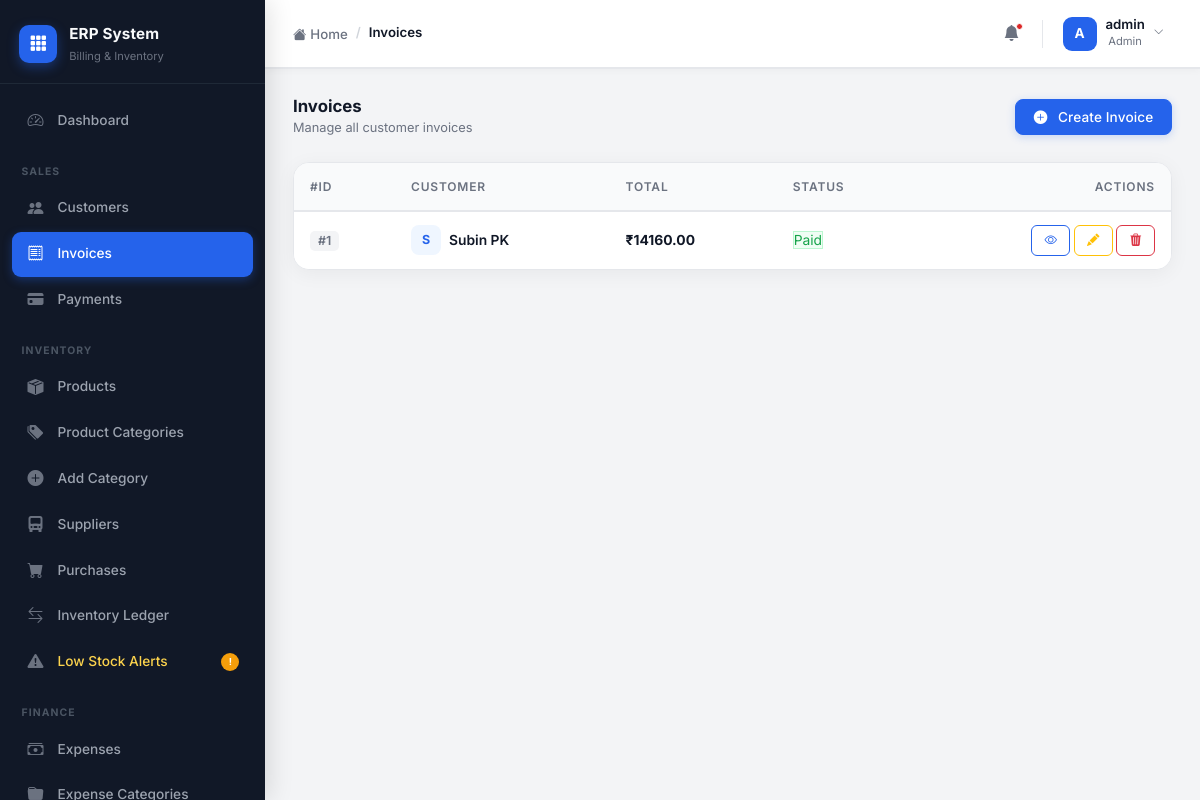
The page /invoices/ (signed in) on the database as committed earlier.
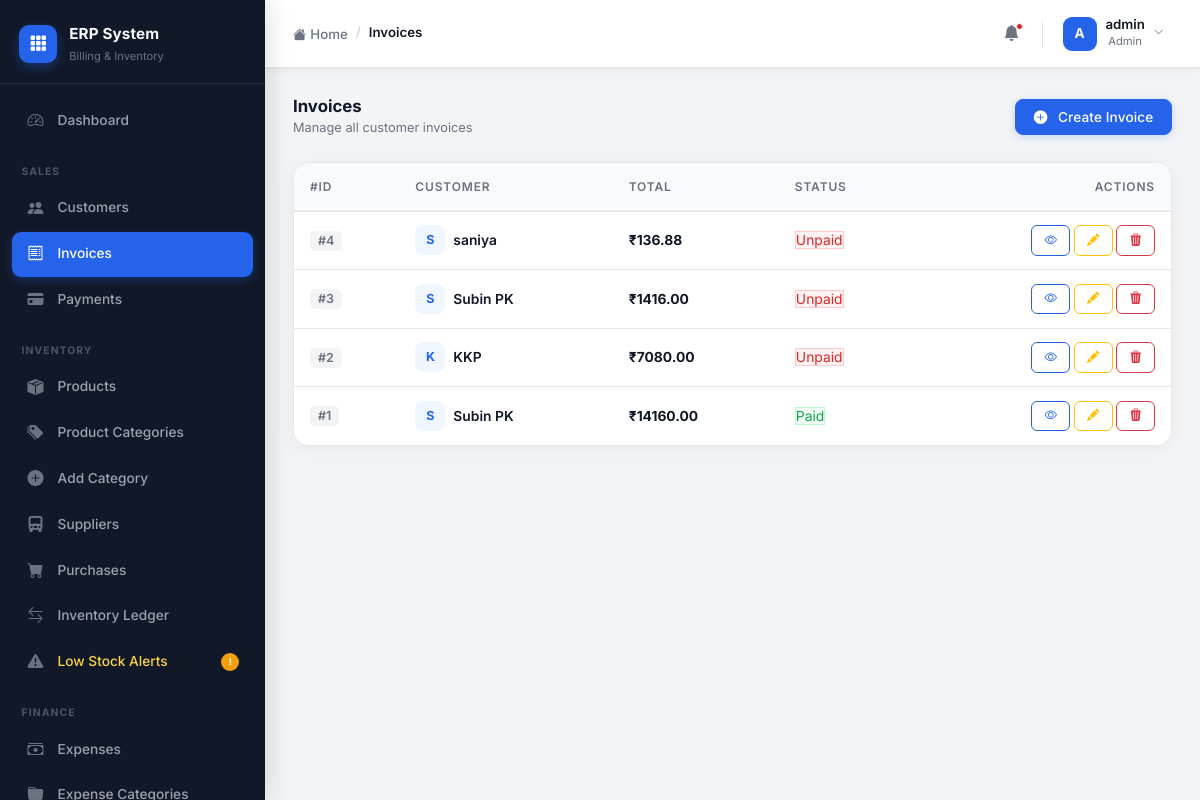
The same page on the database as committed later.
### accounts/models.py (models this page shows)
class CustomUser(AbstractUser):
    ROLE_CHOICES = (
        ('admin', 'Admin'),
        ('staff', 'Staff'),
        ('accountant', 'Accountant'),
    )
    role = models.CharField(max_length=20, choices=ROLE_CHOICES, default='staff')
    phone = models.CharField(max_length=15, blank=True, null=True)

### invoices/models.py (models this page shows, shortened)
class Invoice(models.Model):
    STATUS_CHOICES = (
        ('paid', 'Paid'),
        ('unpaid', 'Unpaid'),
        ('partial', 'Partial Payment'),
    )
    customer = models.ForeignKey(
        Customer,
        on_delete=models.CASCADE
    )
    created_by = models.ForeignKey(
        CustomUser,
        on_delete=models.SET_NULL,
        null=True,
        blank=True
    )
    date = models.DateTimeField(
        auto_now_add=True
    )
    total_amount = models.DecimalField(
        max_digits=12,
        decimal_places=2,
        default=0
    )
    gst_amount = models.DecimalField(
        max_digits=12,
        decimal_places=2,
        default=0
    )
    grand_total = models.DecimalField(
        max_digits=12,
        decimal_places=2,
        default=0
    )
    status = models.CharField(
        max_length=20,
        choices=STATUS_CHOICES,
        default='unpaid'
    )
    class Meta:
        ordering = ['-id']

### customers/models.py (models this page shows, shortened)
class Customer(models.Model):
    name = models.CharField(max_length=255)
    email = models.EmailField(blank=True, null=True)
    phone = models.CharField(max_length=15)
    gst_number = models.CharField(max_length=15, blank=True, null=True)
    address = models.TextField()
    city = models.CharField(max_length=100)
    state = models.CharField(max_length=100)
    pincode = models.CharField(max_length=10)
    created_at = models.DateTimeField(auto_now_add=True)

### invoices/views.py (the view)
# urls.py: path('', invoice_list, name='invoice_list'),
@login_required
def invoice_list(request):
    invoices = Invoice.objects.all().order_by('-id')
    return render(request, 'invoices/invoice_list.html', {
        'invoices': invoices
    })

### templates/invoices/invoice_list.html (shortened to what this page needs)
{% extends 'layouts/admin_base.html' %}
{% block breadcrumb %}<li class="breadcrumb-item active">Invoices</li>{% endblock %}
{% block admin_content %}
<div class="section-header mb-4">
    <div>
        <h5>Invoices</h5>
        <div class="subtitle">Manage all customer invoices</div>
    </div>
    <a href="{% url 'create_invoice' %}" class="btn btn-primary">
        <i class="bi bi-plus-circle-fill me-1"></i>Create Invoice
    </a>
</div>
<div class="erp-table-wrap">
    <div class="table-responsive">
        <table class="table erp-table">
            <thead>
                <tr>
                    <th>#ID</th>
                    <th>Customer</th>
                    <th>Total</th>
                    <th>Status</th>
                    <th class="text-end">Actions</th>
                </tr>
            </thead>
            <tbody>
            {% for invoice in invoices %}
            <tr>
                <td><span class="idx-badge">#{{ invoice.id }}</span></td>
                <td>
                    <div class="d-flex align-items-center gap-2">
                        <div class="av">{{ invoice.customer.name|slice:":1"|upper }}</div>
                        <span class="fw-semibold">{{ invoice.customer.name }}</span>
                    </div>
                </td>
                <td><strong>₹{{ invoice.grand_total }}</strong></td>
                <td>
                    {% if invoice.status == 'paid' %}<span class="badge-status-paid">Paid</span>
                    {% elif invoice.status == 'partial' %}<span class="badge-status-pending">Partial</span>
                    {% else %}<span class="badge-status-overdue">Unpaid</span>{% endif %}
                </td>
                <td class="text-end">
                    <a href="{% url 'invoice_detail' invoice.id %}" class="btn btn-sm btn-outline-primary"><i class="bi bi-eye"></i></a>
                    <a href="{% url 'edit_invoice' invoice.id %}" class="btn btn-sm btn-outline-warning"><i class="bi bi-pencil-fill"></i></a>
                    <a href="{% url 'delete_invoice' invoice.id %}" class="btn btn-sm btn-outline-danger"><i class="bi bi-trash3-fill"></i></a>
                </td>
            </tr>
            {% endfor %}
            </tbody>
        </table>
    </div>
</div>
{% endblock %}

### templates/layouts/admin_base.html (shortened to what this page needs)
{% extends 'base.html' %}
{% block content %}
<div class="erp-shell">
    <aside class="erp-sidebar" id="erpSidebar">
        <div class="sidebar-logo">
            <div class="logo-icon">
                <i class="bi bi-grid-3x3-gap-fill"></i>
            </div>
            <div class="logo-text">
                <span class="logo-name">ERP System</span>
                <span class="logo-sub">Billing & Inventory</span>
            </div>
        </div>
        <nav class="sidebar-nav" id="sidebarNav">
            <a href="{% url 'admin_dashboard' %}"
               class="nav-item {% if request.resolver_match.url_name == 'admin_dashboard' %}active{% endif %}">
                <span class="nav-icon"><i class="bi bi-speedometer2"></i></span>
                <span class="nav-label">Dashboard</span>
            </a>
            <div class="nav-section-label">Sales</div>
            <a href="{% url 'customer_list' %}"
               class="nav-item {% if 'customer' in request.resolver_match.url_name %}active{% endif %}">
                <span class="nav-icon"><i class="bi bi-people-fill"></i></span>
                <span class="nav-label">Customers</span>
            </a>
            <a href="{% url 'invoice_list' %}"
               class="nav-item {% if 'invoice' in request.resolver_match.url_name %}active{% endif %}">
                <span class="nav-icon"><i class="bi bi-receipt"></i></span>
                <span class="nav-label">Invoices</span>
            </a>
            {% if request.user.role == 'admin' or request.user.role == 'accountant' %}
            <a href="{% url 'payment_list' %}"
               class="nav-item {% if 'payment' in request.resolver_match.url_name %}active{% endif %}">
                <span class="nav-icon"><i class="bi bi-credit-card-fill"></i></span>
                <span class="nav-label">Payments</span>
            </a>
            {% endif %}
            <div class="nav-section-label">Inventory</div>
            <a href="{% url 'product_list' %}"
               class="nav-item {% if request.resolver_match.url_name == 'product_list' %}active{% endif %}">
                <span class="nav-icon"><i class="bi bi-box-seam-fill"></i></span>
                <span class="nav-label">Products</span>
            </a>
            {% if request.user.role == 'admin' %}
            <a href="{% url 'category_list' %}"
               class="nav-item {% if 'category' in request.resolver_match.url_name %}active{% endif %}">
                <span class="nav-icon"><i class="bi bi-tags-fill"></i></span>
                <span class="nav-label">Product Categories</span>
            </a>
            <a href="{% url 'add_category' %}"
               class="nav-item {% if request.resolver_match.url_name == 'add_category' %}active{% endif %}">
                <span class="nav-icon"><i class="bi bi-plus-circle-fill"></i></span>
                <span class="nav-label">Add Category</span>
            </a>
            <a href="{% url 'supplier_list' %}"
               class="nav-item {% if 'supplier' in request.resolver_match.url_name %}active{% endif %}">
                <span class="nav-icon"><i class="bi bi-truck-front-fill"></i></span>
                <span class="nav-label">Suppliers</span>
            </a>
            <a href="{% url 'purchase_list' %}"
               class="nav-item {% if 'purchase' in request.resolver_match.url_name %}active{% endif %}">
                <span class="nav-icon"><i class="bi bi-cart-fill"></i></span>
                <span class="nav-label">Purchases</span>
            </a>
            {% endif %}
            <a href="{% url 'stock_movement_list' %}"
               class="nav-item {% if 'stock' in request.resolver_match.url_name %}active{% endif %}">
                <span class="nav-icon"><i class="bi bi-arrow-left-right"></i></span>
                <span class="nav-label">Inventory Ledger</span>
            </a>
            <a href="{% url 'product_list' %}" class="nav-item nav-warning">
                <span class="nav-icon"><i class="bi bi-exclamation-triangle-fill"></i></span>
                <span class="nav-label">Low Stock Alerts</span>
                <span class="nav-badge">!</span>
            </a>
            {% if request.user.role == 'admin' or request.user.role == 'accountant' %}
            <div class="nav-section-label">Finance</div>
            <a href="{% url 'expense_list' %}"
               class="nav-item {% if 'expense' in request.resolver_match.url_name %}active{% endif %}">
                <span class="nav-icon"><i class="bi bi-cash-stack"></i></span>
                <span class="nav-label">Expenses</span>
            </a>
            <a href="{% url 'expense_category_list' %}"
               class="nav-item {% if 'expense_category' in request.resolver_match.url_name %}active{% endif %}">
                <span class="nav-icon"><i class="bi bi-folder-fill"></i></span>
                <span class="nav-label">Expense Categories</span>
            </a>
            {% endif %}
        </nav>
    </aside>
    <div class="erp-main">
        <header class="erp-topbar">
            <div class="topbar-left">
                <nav aria-label="breadcrumb">
                    <ol class="breadcrumb mb-0">
                        <li class="breadcrumb-item">
                            <a href="{% url 'admin_dashboard' %}">
                                <i class="bi bi-house-fill me-1"></i>Home
                            </a>
                        </li>
                        {% block breadcrumb %}{% endblock %}
                    </ol>
                </nav>
            </div>
            <div class="topbar-right">
                <button class="topbar-icon-btn" title="Notifications">
                    <i class="bi bi-bell-fill"></i>
                    <span class="notif-dot"></span>
                </button>
                <div class="dropdown">
                    <button class="topbar-user-btn dropdown-toggle" data-bs-toggle="dropdown" aria-expanded="false">
                        <div class="topbar-avatar">
                            {{ request.user.username|slice:":1"|upper }}
                        </div>
                        <div class="topbar-user-info d-none d-sm-block">
                            <div class="topbar-username">{{ request.user.username }}</div>
                            <div class="topbar-userrole">{{ request.user.role|title }}</div>
                        </div>
                        <i class="bi bi-chevron-down topbar-chevron d-none d-sm-block"></i>
                    </button>
                </div>
            </div>
        </header>
        <main class="erp-page-content page-content">
            {% block admin_content %}{% endblock %}
        </main>
    </div>
</div>
{% endblock %}

### templates/base.html (shortened to what this page needs)
<!DOCTYPE html>
<html lang="en">
<head>
    <link href="https://cdn.jsdelivr.net/npm/bootstrap@5.3.0/dist/css/bootstrap.min.css" rel="stylesheet">
    <link href="https://cdn.jsdelivr.net/npm/bootstrap-icons@1.11.3/font/bootstrap-icons.min.css" rel="stylesheet">
</head>
<body>
    {% block content %}{% endblock %}
</body>
</html>

### templates/base.html (style rules this page uses)
:root { --primary: #2563EB; --primary-hover: #1D4ED8; --primary-light: #EFF6FF; --sidebar-bg: #111827; --sidebar-hover: #1F2937; --sidebar-active: #1F2937; --success: #16A34A; --danger: #DC2626; --warning: #F59E0B; --bg: #F3F4F6; --card-bg: #FFFFFF; --text-primary: #111827; --text-secondary: #6B7280; --border: #E5E7EB; --shadow-card: 0 4px 20px rgba(0,0,0,0.05); --shadow-sidebar: 4px 0 24px rgba(0,0,0,0.12); --radius-sm: 8px; --radius-md: 12px; --radius-lg: 16px; --topbar-h: 68px; --sidebar-w: 265px; --transition: all 0.22s cubic-bezier(0.4,0,0.2,1); }
*, *::before, *::after { box-sizing: border-box; }
body { font-family: 'Inter', sans-serif; background: var(--bg); color: var(--text-primary); font-size: 0.9rem; line-height: 1.6; -webkit-font-smoothing: antialiased; }
h1,h2,h3,h4,h5,h6 { font-weight: 700; color: var(--text-primary); }
a { text-decoration: none; }
.page-content { animation: fadeInUp 0.35s ease forwards; }
.btn { font-family: 'Inter', sans-serif; font-weight: 500; font-size: 0.85rem; border-radius: var(--radius-sm); padding: 0.45rem 1.1rem; transition: var(--transition); display: inline-flex; align-items: center; gap: 0.4rem; letter-spacing: 0.01em; }
.btn-primary { background: var(--primary); border-color: var(--primary); color: #fff; box-shadow: 0 2px 8px rgba(37,99,235,0.22); }
.btn-outline-primary { color: var(--primary); border-color: var(--primary); }
.btn-sm { font-size: 0.78rem; padding: 0.3rem 0.75rem; border-radius: 6px; }
.erp-table-wrap { background: var(--card-bg); border: 1px solid var(--border); border-radius: var(--radius-lg); box-shadow: var(--shadow-card); overflow: hidden; }
.table-responsive { overflow-x: auto; }
.erp-table { margin-bottom: 0; font-size: 0.865rem; }
.erp-table thead th { background: #F9FAFB; color: var(--text-secondary); font-weight: 600; font-size: 0.75rem; text-transform: uppercase; letter-spacing: 0.07em; border-bottom: 2px solid var(--border); border-top: none; padding: 0.85rem 1rem; white-space: nowrap; position: sticky; top: 0; z-index: 1; }
.erp-table tbody td { padding: 0.85rem 1rem; border-color: var(--border); vertical-align: middle; color: var(--text-primary); }
.erp-table tbody tr:last-child td { border-bottom: none; }
.badge-status-paid { background:#F0FDF4; color:#16A34A; border:1px solid #BBF7D0; }
.badge-status-overdue { background:#FEF2F2; color:#DC2626; border:1px solid #FECACA; }
.section-header { display: flex; align-items: center; justify-content: space-between; margin-bottom: 1.5rem; flex-wrap: wrap; gap: 0.75rem; }
.section-header h5 { font-size: 1.05rem; font-weight: 700; margin: 0; color: var(--text-primary); }
.section-header .subtitle { font-size: 0.8rem; color: var(--text-secondary); margin-top: 0.1rem; }
.erp-topbar { height: var(--topbar-h); background: var(--card-bg); border-bottom: 1px solid var(--border); display: flex; align-items: center; justify-content: space-between; padding: 0 1.75rem; position: sticky; top: 0; z-index: 100; box-shadow: 0 1px 0 var(--border), 0 2px 8px rgba(0,0,0,0.04); }

### templates/invoices/invoice_list.html (style rules this page uses)
.av { width:30px;height:30px;border-radius:8px;background:var(--primary-light);color:var(--primary);font-size:.78rem;font-weight:700;display:flex;align-items:center;justify-content:center;flex-shrink:0 }
.idx-badge { font-size:.78rem;font-weight:600;color:var(--text-secondary);background:#F3F4F6;padding:.15rem .5rem;border-radius:5px }

Rows that differ between the two databases and show on the page:
added Invoice: id "4", customer.name "S", customer.name "saniya", grand_total "136.88", status "Unpaid"
added Invoice: id "3", customer.name "S", customer.name "Subin PK", grand_total "1416.00", status "Unpaid"
added Invoice: id "2", customer.name "K", customer.name "KKP", grand_total "7080.00", status "Unpaid"
